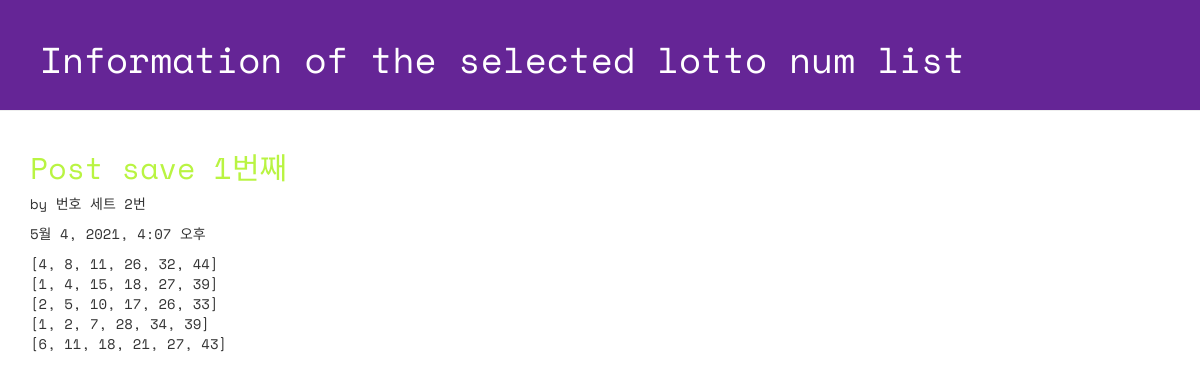
Page /lotto/2/detail/ on the committed database.
### lotto/models.py (models this page shows, shortened)
class GuessNumbers(models.Model):
    name = models.CharField(max_length=24)
    text = models.CharField(max_length=255)
    lottos = models.CharField(max_length=255, default='[1, 2, 3, 4, 5, 6]')
    num_lottos = models.IntegerField(default=5)
    update_date = models.DateTimeField()

### lotto/views.py (the view)
# urls.py: path('lotto/<int:lottokey>/detail/', views.detail, name='detail'),
def detail(request, lottokey):
    lotto = GuessNumbers.objects.get(pk=lottokey) # primary key
    return render(request, 'lotto/detail.html', {'lotto':lotto})

### lotto/templates/lotto/detail.html (shortened to what this page needs)
<!DOCTYPE html>
{% load staticfiles %}
<html lang="ko">
<head>
  <link rel="stylesheet" href="//maxcdn.bootstrapcdn.com/bootstrap/3.2.0/css/bootstrap.min.css">
  <link rel="stylesheet" href="//maxcdn.bootstrapcdn.com/bootstrap/3.2.0/css/bootstrap-theme.min.css">
  <link rel="stylesheet" href="{% static 'css/lotto.css'%}">
</head>
<body>
  <div class="page-header">
  <h1>
    <a href="{% url 'index' %}" style="text-decoration: none; color: white;">
      Information of the selected lotto num list
    </a>
  </h1>
  </div>
  <div class="container lotto">
    <h2>{{ lotto.text }}</h2>
    <p> by {{ lotto.name }}</p>
    <p> {{ lotto.update_date }}</p>
    <p> {{ lotto.lottos | linebreaksbr }}</p>
  </div>
</body>
</html>

### lotto/static/css/lotto.css (style rules this page uses)
.page-header { background-color: #652596; margin-top: 0; padding: 20px 20px 20px 40px; font-family: 'Space Mono', monospace; }
.page-header h1 { color: #FFFFFF; }
.container { font-family: 'Space Mono', monospace; }
.container h2 { color: #B9F442; }

### rows in the picture
GuessNumbers: text "Post save 1번째", name "번호 세트 2번", update_date "5월 4, 2021, 4:07 오후", lottos "[4, 8, 11, 26, 32, 44] [1, 4, 15, 18, 27, 39] [2, 5, 10, 17, 26, 33] [1, 2, 7, 28, 34, 39] [6, 11, 18, 21, 27, 43]"
